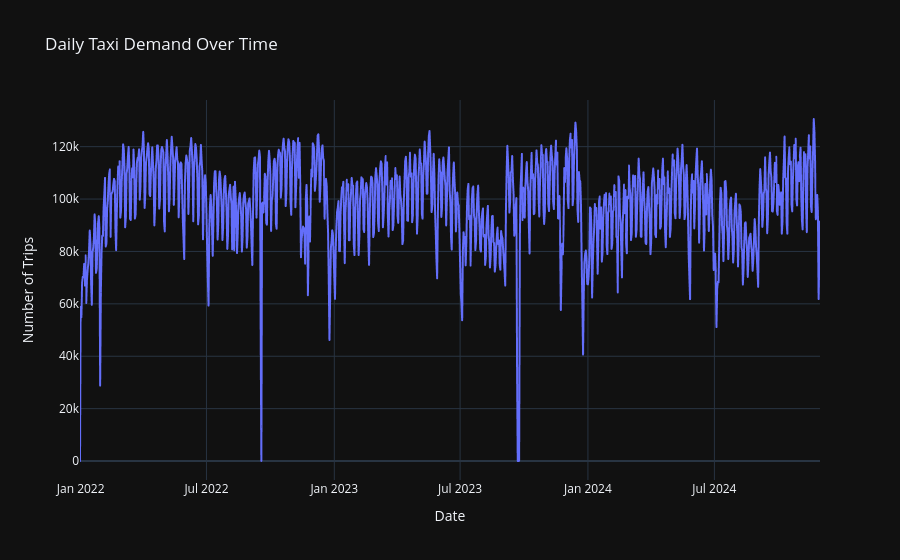

The cell this chart's notebook holds for it:
### Code cell
# 1. Daily Demand Trend
fig_daily = px.line(
    filtered_demand_over_time_df,
    x='trip_date',
    y='total_trips',
    title='Daily Taxi Demand Over Time',
    labels={'trip_date': 'Date', 'total_trips': 'Number of Trips'},
    template='plotly_dark'
)
fig_daily.show("png")

### Figure 1 — Plotly figure (JSON) as saved in the notebook; plotly's stock layout.template omitted (floating-point values rounded to 4 significant figures; data arrays with more than 128 entries replaced by an {"elided": "..."} marker saying what was removed)
{"data": [{"hovertemplate": "Date=%{x}<br>Number of Trips=%{y}<extra></extra>", "legendgroup": "", "line": {"color": "#636efa", "dash": "solid"}, "marker": {"symbol": "circle"}, "mode": "lines", "name": "", "showlegend": false, "type": "scattergl", "x": {"elided": "1066 str values"}, "xaxis": "x", "y": {"elided": "1066 int values"}, "yaxis": "y"}], "layout": {"legend": {"tracegroupgap": 0}, "title": {"text": "Daily Taxi Demand Over Time"}, "xaxis": {"anchor": "y", "domain": [0, 1], "title": {"text": "Date"}}, "yaxis": {"anchor": "x", "domain": [0, 1], "title": {"text": "Number of Trips"}}}}
